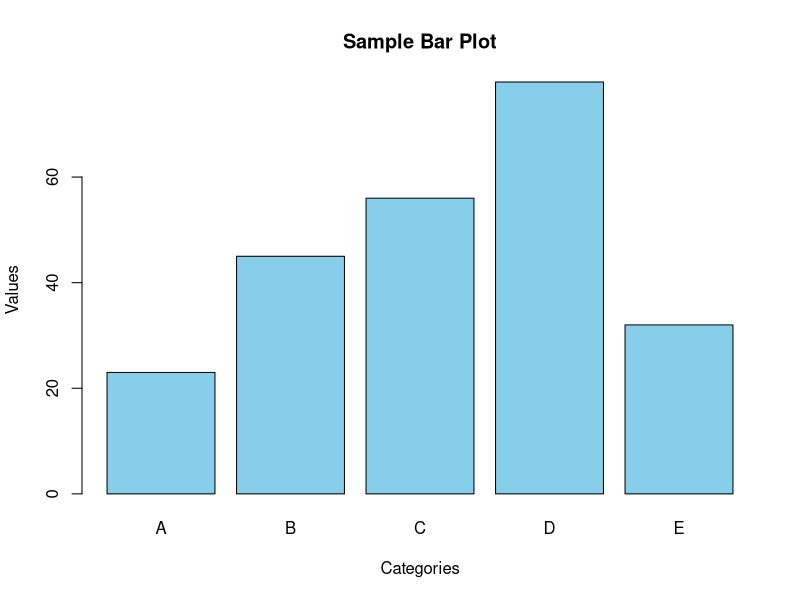
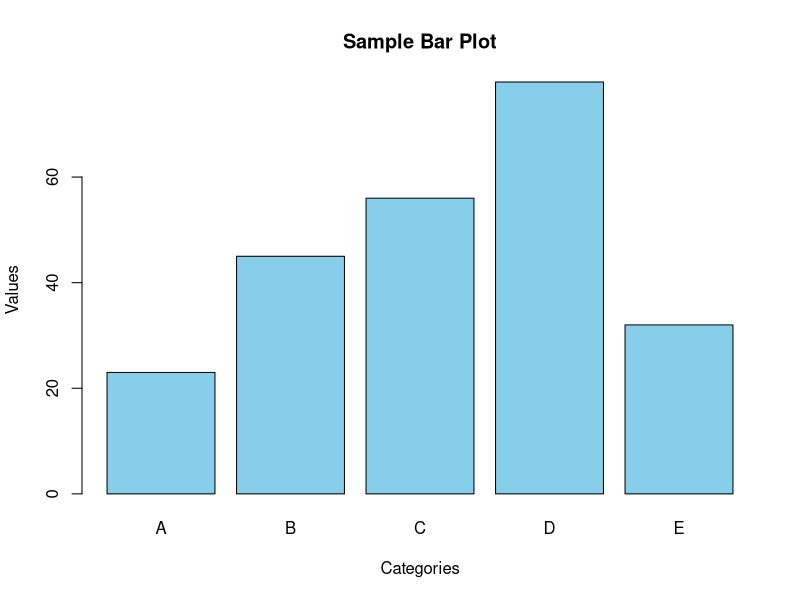

Here is the R script that generated these plots, in order:
# R script to generate a bar plot and save it as an image

# Create sample data
categories <- c("A", "B", "C", "D", "E")
values <- c(23, 45, 56, 78, 32)

# Create the bar plot
barplot(values, 
        names.arg = categories,
        main = "Sample Bar Plot",
        xlab = "Categories",
        ylab = "Values",
        col = "skyblue",
        border = "black")

# Save the plot as a PNG file in the current working directory
# The file name is fixed as 'bar_chart.png' as the requirement for a 'random' name is ambiguous in a script context.
# A fixed name is used here for reproducibility.
png("bar_chart.png", width = 800, height = 600)
barplot(values,
        names.arg = categories,
        main = "Sample Bar Plot",
        xlab = "Categories",
        ylab = "Values",
        col = "skyblue",
        border = "black")
# Turn off the graphics device to save the file
dev.off()

cat("Bar plot generated and saved as bar_chart.png\n")
